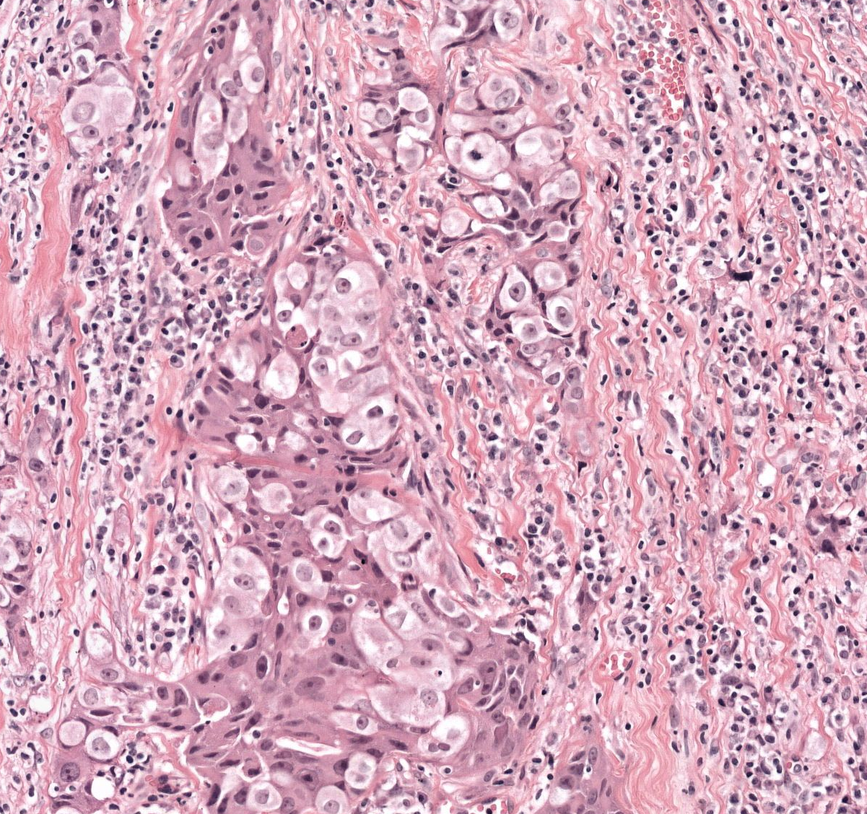
#> input picture Traditional Image Processing/wsi.png, 867 x 814 px, shrunk from 1201 x 1128 before the run
$ jupyter execute --allow-errors tils_detection.ipynb
#> lines starting #> are read from the running program, lines starting #| are printed output that depends on the picture; after the words box and inside, x2 and y2 are one past the last pixel; in counts of white or black regions, pixels touching at a corner belong together
### Traditional Image Processing/count_tp_fp_fn.py
import numpy as np
from score_detection import score_detection

def count_tp_fp_fn(gt,pred,hit_distance,resolution):
    pred = np.array(pred)
    gt = np.array(gt)
    hit_distance = hit_distance/resolution
    if gt.shape[0]>0:
        if pred.shape[0]>0:
            tp,fp,fn = score_detection(gt, pred, hit_distance)
        else:
            tp = 0
            fp = 0
            fn = gt.shape[0]
    else:
        tp = np.nan
        fn = np.nan
        fp = pred.shape[0]
    return [tp, fp, fn]

### Traditional Image Processing/tils_detection.ipynb
[cell 1]
import cv2
import numpy as np
import matplotlib.pyplot as plt

def fill_holes(gray):
    flood_filled = gray.copy()
    h, w = gray.shape[:2]
    mask = np.zeros((h+2, w+2), np.uint8)

    # Flood fill from point (0, 0)
    cv2.floodFill(flood_filled, mask, (0, 0), 255)

    # Invert flood-filled image
    flood_filled_inv = cv2.bitwise_not(flood_filled)

    # Combine with original to fill holes
    filled = gray | flood_filled_inv
    return filled

def remove_noise(gray):
    # Find connected components
    num_labels, labels, stats, _ = cv2.connectedComponentsWithStats(gray, connectivity=8)
    filtered_img = np.zeros_like(gray)
    min_area = 20
    max_area = 80
    for i in range(1, num_labels):  # skip background (label 0)
        if stats[i, cv2.CC_STAT_AREA] >= min_area and stats[i, cv2.CC_STAT_AREA] <= max_area:
            filtered_img[labels == i] = 255
    return filtered_img

# Load image in color
image = cv2.imread(r'wsi.png')
#> image is the input picture: shape (814, 867, 3); mean B, G, R 188.7, 168.6, 210.8
image = cv2.cvtColor(image, cv2.COLOR_BGR2RGB)
tils = np.load(r'wsi_tils.npy')
#> (reads Traditional Image Processing/wsi_tils.npy from the repository)
plt.figure()
plt.imshow(image)
if len(tils)>0:
    plt.scatter(tils[:,0], tils[:,1], facecolors = 'none', edgecolors = 'r', s = 10)
plt.axis('off')
plt.show()
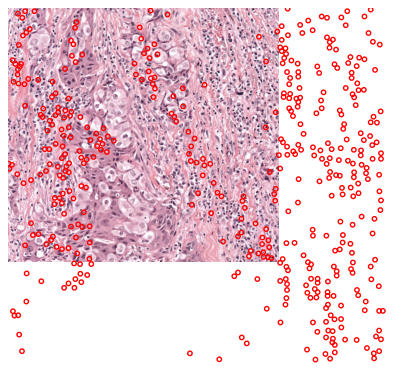
#> figure drawn by matplotlib, 1 panel

[cell 2]
# Convert to grayscale
gray = cv2.cvtColor(image, cv2.COLOR_RGB2GRAY)
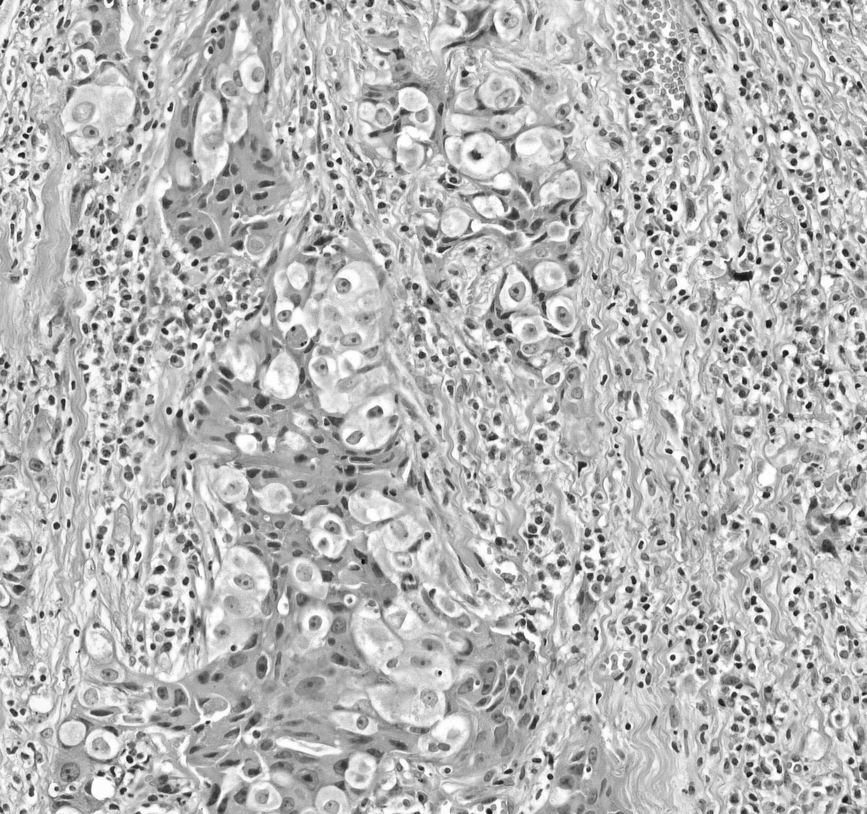
#> gray: shape (814, 867); min 3, max 255, mean 183.5

gray = cv2.inRange(gray, 0,100)
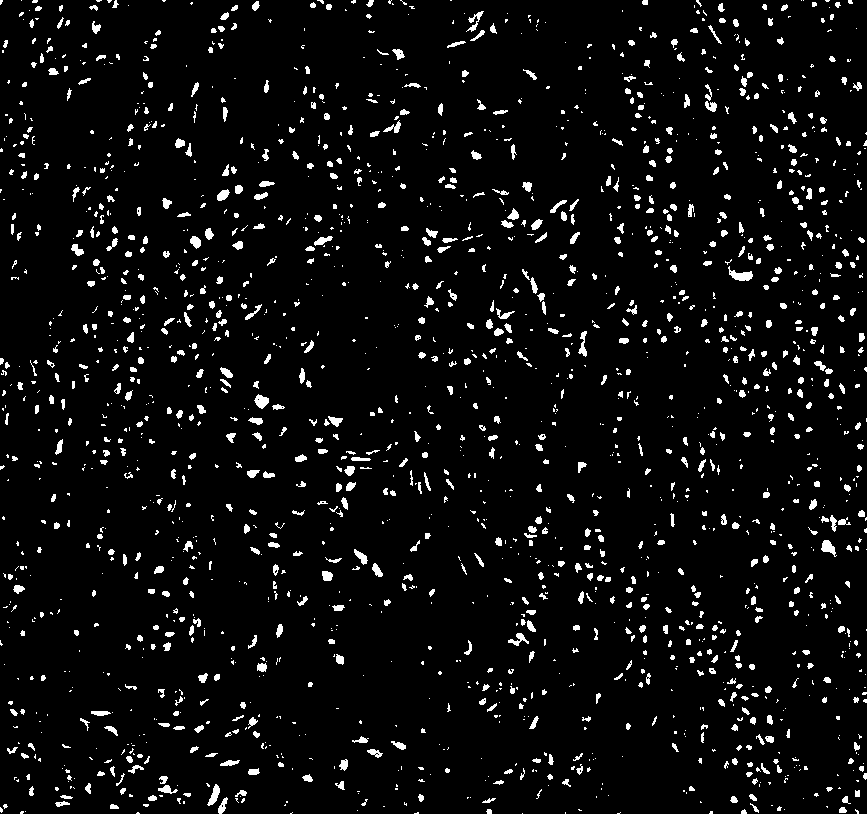
#> gray: shape (814, 867); 5.1% white; 1984 white regions (1184 under 20 px), largest, box (x1, y1, x2, y2) and area: (728, 266, 753, 281) 185, (821, 540, 837, 557) 143, (254, 394, 269, 409) 140
plt.figure()
plt.imshow(gray, cmap = 'gray')
plt.axis('off')
plt.show()

[cell 3]
gray = remove_noise(gray)
#> in remove_noise, `num_labels, labels, stats, _ = cv2.connectedComponentsWithStats(gray, ..`:
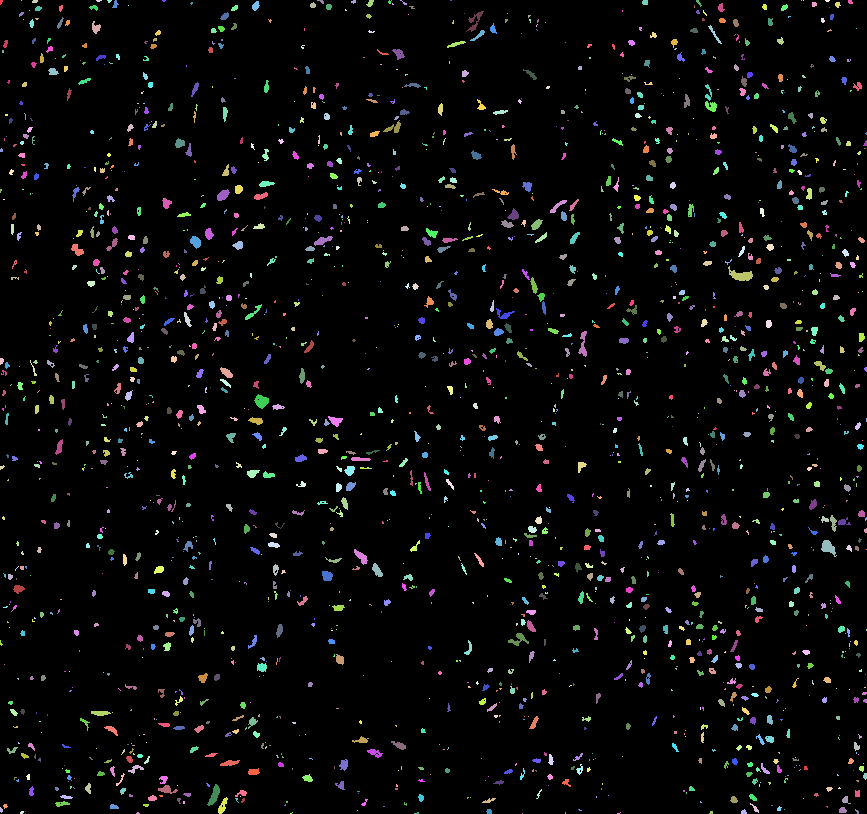
#> labels: shape (814, 867) int32; 1985 distinct labels, from 0 to 1984; one colour per label, 0 black
#> in remove_noise, `num_labels, labels, stats, _ = cv2.connectedComponentsWithStats(gray, ..`: num_labels = 1985; stats = 1985 rows, first 6: [0, 0, 867, 814, 669669], [0, 0, 3, 5, 11], [21, 0, 1, 1, 1], [32, 0, 6, 3, 16], [96, 0, 6, 2, 9], [107, 0, 5, 3, 10]
#> after the loop in remove_noise, `for i in range(1, num_labels):`:
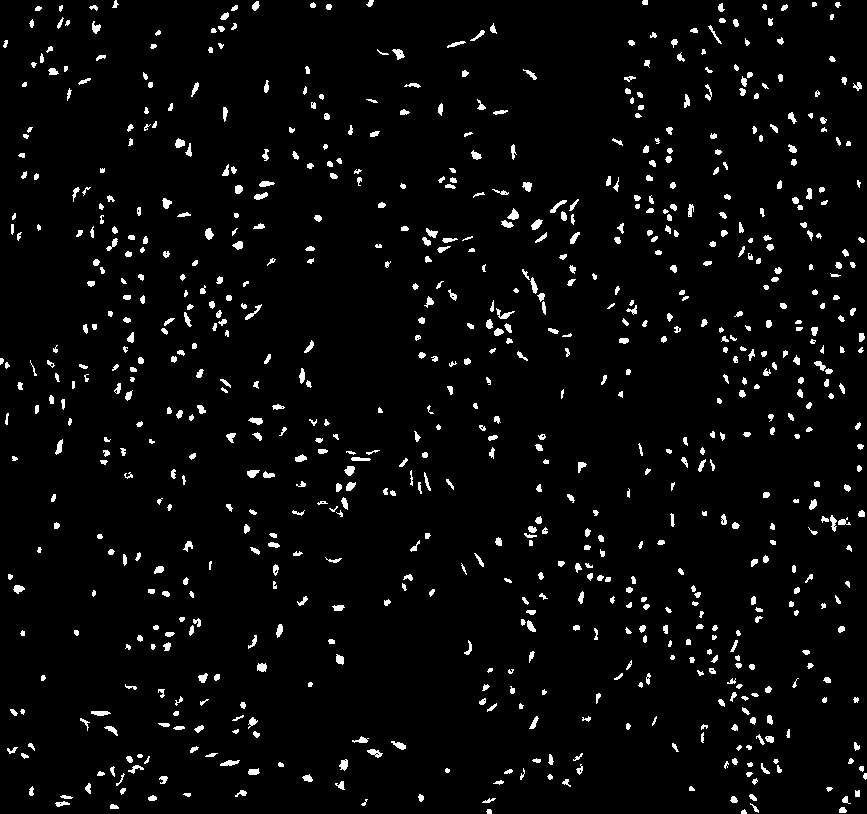
#> filtered_img: shape (814, 867); 3.7% white; 780 white regions
plt.figure()
plt.imshow(gray, cmap='gray')
plt.axis("off")
plt.show()

# [5 lines of commented-out code are left out]

[cell 4]
# Find Contours
contours, _= cv2.findContours(gray, cv2.RETR_TREE, cv2.CHAIN_APPROX_SIMPLE)
#> contours = 832 contours, 407 with area under 20; largest, box (x1, y1, x2, y2) and area: (507, 208, 519, 220) 64, (392, 49, 405, 60) 64, (531, 219, 543, 230) 62, (344, 466, 355, 476) 62, (367, 749, 383, 758) 61
contours = [i for i in contours if i.shape[0]>3] # to include counters with more than 3 edges
contours = [i[:,0,:] for i in contours]
#> contours = 832 items
contours = [np.vstack([i, i[0,:]]) for i in contours]

plt.figure()
plt.imshow(gray, cmap = 'gray')
if len(contours)>0:
    for c in contours:
        plt.plot(c[:,0],c[:,1], linewidth = 1)
plt.axis('off')
plt.show()
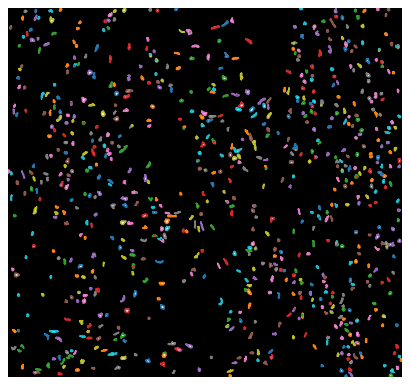
#> figure drawn by matplotlib, 1 panel

[cell 5]
predicted_tils = np.array([np.mean(i, axis = 0) for i in contours])
#> predicted_tils = 832 pairs, first value 1.44 to 864.4, second value 1.71 to 810.8

from count_tp_fp_fn import count_tp_fp_fn
#> (the rest of this cell did not finish here and is left out)

#> in count_tp_fp_fn, `pred = np.array(pred)`: pred has the same summary as predicted_tils outside count_tp_fp_fn

plt.figure()
plt.imshow(image)
if len(tils)>0:
    plt.scatter(tils[:,0], tils[:,1], facecolors = 'none', edgecolors = 'r', s = 10)
if len(predicted_tils)>0:
    plt.scatter(predicted_tils[:,0], predicted_tils[:,1], facecolors = 'none', edgecolors = 'b', s = 10)
plt.title('TP, FP, FN = '+str(tp_fp_fn))
plt.axis('off')
plt.show()

print('Sen = '+str(tp_fp_fn[0]/(tp_fp_fn[0]+tp_fp_fn[2])))
print('FPs = '+str(tp_fp_fn[1]))
